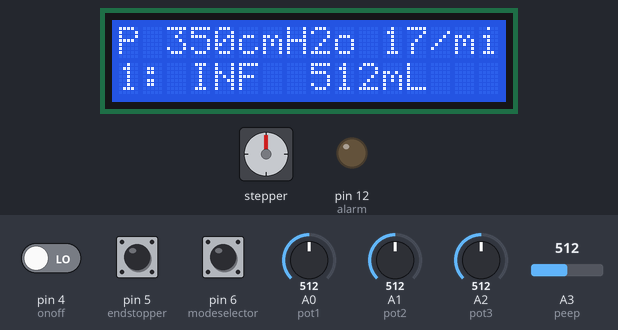
Recording of a sketch running on a simulated Arduino Uno, built with avr-gcc and run on an emulated ATmega328P. On the bench: stepper motor, 16×2 character LCD, output pins drawn as LEDs (lit = HIGH). Wiring (inferred from the names in the program): stepper motor driver (200 steps per turn assumed): step pin 3; direction pin 2. Dashed ring = blinking. Inputs (shaded band) come from the test bench; at power-on: pin 4 (onoff) LOW, pin 6 (modeselector) LOW, A3 (peep) = 512, pin 5 (endstopper) HIGH, A0 (pot1) = 512, A1 (pot2) = 512, A2 (pot3) = 512. Pins used as bus, display or sensor lines are not drawn; what the sketch prints to the serial monitor is not drawn.

Above: at 1.2 s.
1.3 s: pin 4 (onoff) driven HIGH
At 4.1 s:
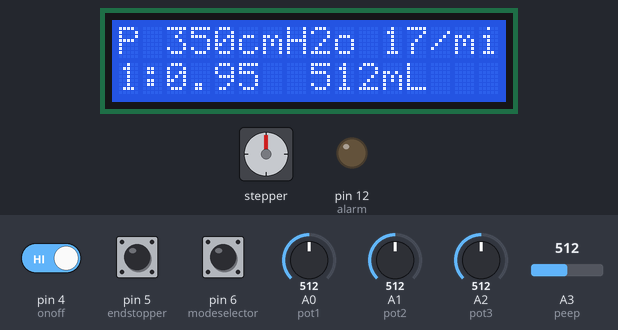
4.3 s: pin 6 (modeselector) pulled HIGH for 3.2 s
At 6.0 s:
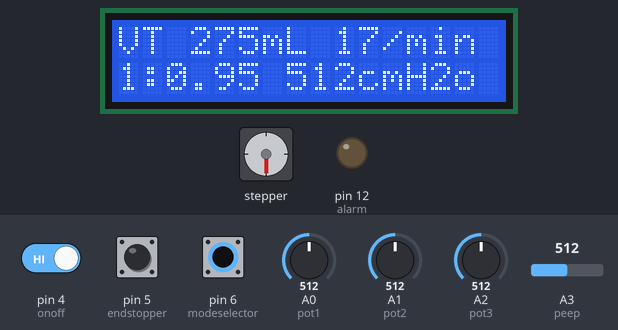
10.5 s: A3 (peep) set to 591
At 11.6 s:
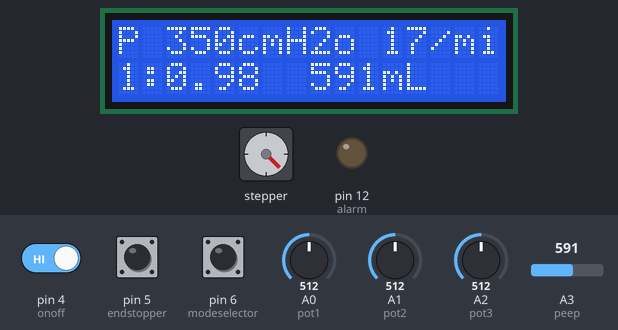
12.4 s: A3 (peep) set to 609
At 13.2 s:
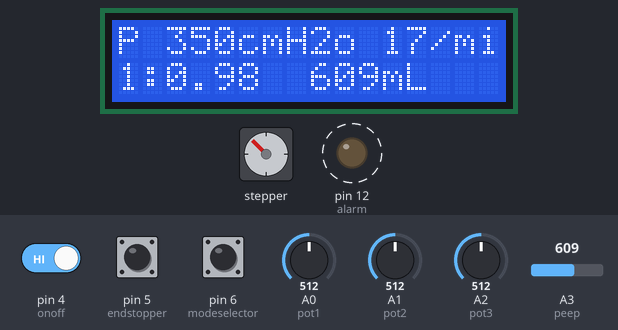
15.4 s: pin 5 (endstopper) pulled LOW for 3.2 s
At 19.1 s:
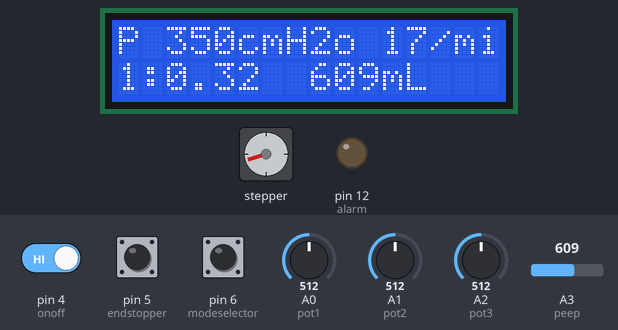
20.1 s: A0 (pot1) set to 30
At 22.3 s:
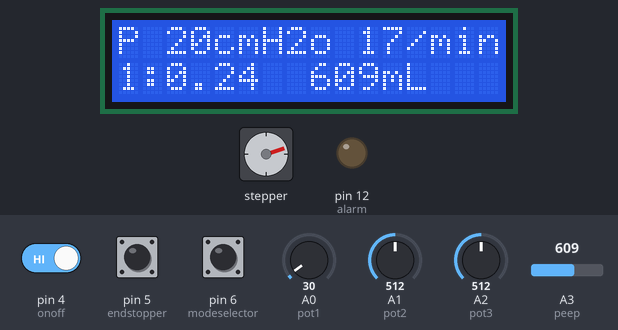
Timing chart, 0 to 24.1 s (numbered marks = the images above; inputs shaded):
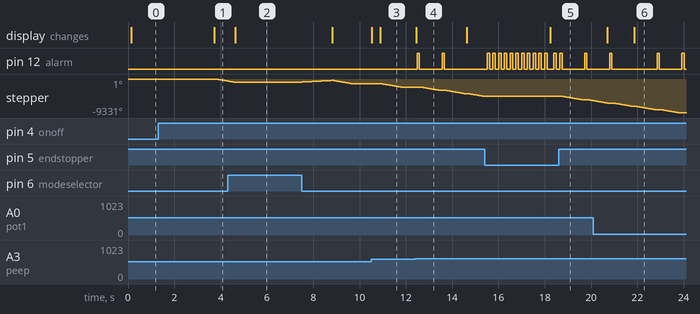

Measured:
- the behaviour switches between 599 and 600 on A3 (peep) (found by bisection; images 3 and 4)
- after the input at 1.3 s, stepper: turns 565° counter-clockwise in 0.52 s, starting after 2.5 s; the display: changes after 2.4 s (image 1)
- after the input at 4.3 s, the display: changes after 0.34 s (image 2)
- after the input at 10.5 s, the display: first changes at once (image 3 shows a later state)
- after the input at 12.4 s, pin 12 (alarm): alternates HIGH for 0.10 s and LOW for 0.98 s, starting after 0.08 s; the display: changes after 0.05 s (image 4)
- after the input at 15.4 s, the display: changes after 2.8 s (image 5)
- after the input at 20.1 s, the display: first changes after 0.61 s (image 6 shows a later state)

The sketch:

corovalve_v5.ino
```cpp
// LIBRARIES //
#define dirPin 2
#define stepPin 3
#include <LiquidCrystal_I2C.h>
LiquidCrystal_I2C lcd(0x27, 16, 2);

//DIGITALS//
const int endstopper = 5; // Pin del endstopper
const int onoff = 4; // Interruptor ON / OFF
const int modeselector = 6; // Pin del selector de modo Volumen / Presion
int modeselectorState = 0; // Estado del modo*
const float SensorOffset = 41.0;

//ANALOGS//
const int pot1 = A0;
const int pot2 = A1;
const int pot3 = A2;
int peep = A3;
//A4 - LCD Screen SDA
//A5 - LCD Screen SCL

int valuepot1 = 0; // Tidal Volume (Liters)
int valuepot2 = 0; // Breaths per minute
int valuepot3 = 0; // Speed


// PROTOTYPE ADJUSTS //
#define stepsPerRevolution 1  // change this to fit the number of steps per revolution

int distanciaPresionMax = 1000; // Distancia maxima en la ida por presion
int TresholdPeep = 20; // Treshold to activate peep

//             Valores de Retorno
int maxup = 100; //Max up the Z
int velRetorno = 800; // Velocidad de retorno del motor (menos es mas rapido)

int peep_min = 5; // Value of pressure min to PEEP procedure
int presure_max = 600; // Security value to stop pressing
float peepAdjustMin = 0;
float peepAdjustMax = 100;


// INITIAL VARIABLES  //
//Per volumen
int volumeMin = 50; //Initial air volume per cicle
int volumeMax = 500;
float actualVolume = 0;
//Per presure
int presureMin = 0; //Initial air volume per cicle
int presureMax = 700;
float actualPresure = 0;

int ciclesMin = 4; // MIN Cicles per minute
int ciclesMax = 30; // MAX Cicles per minute
float actualCicles = 0;

float speedMin = 5000; // MIN motor Speed (More is slower)
float speedMax = 300; // MAX motor Speed (Less is more fast)
float actualSpeed = 0;


float actualpeep = 0;
float valuepeep = 0;


int peepPresure = 10; // Variable to press the peep


// OTHERS //
// Buttons
String impresion = "";
const int alarm = 12;
int stateAlarm = 0;

int onoffState = 0;
int state = 5;
int stepCount = 0; // number of steps the motor has taken
int startState = 0; //Define the state, 1: start 0: stop to prepare the variables before starting
unsigned long currentMillis = 0;    // stores the value of millis() in each iteration of loop()
unsigned long lastMillis = 0;    // stores the value of millis() in each iteration of loop()
unsigned long ieMillisStart = 0;
unsigned long ieMillisEnd = 0;
float delaynow = 0;
int pressureValue = 0; // Keep the pressure value
int endstopperValue = 0;

float loops = 10;


void setup() {
  Serial.begin(9600);
  pinMode(stepPin, OUTPUT);
  pinMode(dirPin, OUTPUT);
  pinMode(endstopper, INPUT);
  pinMode(onoff, INPUT);
  pinMode(alarm, OUTPUT);
  pinMode(modeselector, INPUT);

  lcd.init();
  lcd.backlight();
  lcd.clear();

  currentMillis = millis();
  lastMillis = millis();
}

void loop() {

  checkVariables();
  checkPeep();
  if (stateAlarm == HIGH) {
    digitalWrite(alarm, HIGH);
    delay(100);
    digitalWrite(alarm, LOW);
    stateAlarm = 0;
  }

  currentMillis = millis();   // capture the latest value of millis()
  Serial.print("Estado: ");
  Serial.println(state);

  if (onoffState == HIGH) {
    if (state == 5) {
      state = 0; // Start
      Serial.println("Start");
    }
  } else {
    state = 5; // Stop
    Serial.println("Stop");
  }

  switch (state) {
    case 0: // Standby
      ////  WAIT FOR NEXT CYCLE  ////
      //delaynow = (60000/cicles)-(cicles*2*(speedServo*volume)); // REPASAR
      //Serial.println(currentMillis - lastMillis);

      if ( currentMillis - lastMillis >= (60000 / actualCicles)) {
        lastMillis = millis();
        if (modeselectorState == HIGH) {//Si esta selecionado el modo presion...
          state = 1; // Modo volumen
          Serial.println("Anar al modo VOlumen");
        } else {
          state = 4; // Modo presion
          Serial.println("Anar al modo presion");
        }

      } else {
        //Serial.println("Waiting");
        checkVariables();
        checkPeep();
        if (valuepeep <= TresholdPeep) {
          stateAlarm = 1;
          state = 3;
          break;
        } else if (valuepeep >= presure_max) {
          stateAlarm = 1;
          state = 2;
          break;
        }
        state = 0;
        break;
      }
      break;

    case 1: // MODO VOLUMEN
      Serial.println("Modo 1");
      ieMillisStart = millis();
      digitalWrite(dirPin, HIGH); // Set the spinning direction clockwise:
      for (int i = 0; i < ((stepsPerRevolution)*actualVolume) ; i++) {
        checkPeep();
        if (valuepeep >= presure_max) {
          state = 2;
          break;
        }
        // Move the motor
        digitalWrite(stepPin, HIGH);
        delayMicroseconds(actualSpeed);
        digitalWrite(stepPin, LOW);
        delayMicroseconds(actualSpeed);
      }
      ieMillisEnd = millis();
      state = 2;
      break;


    case 2: // Motor up+
      //for (int i = 0; (i < actualVolume) && (endstopperValue == LOW)); i++) {
      checkVariables();
      Serial.println("State 2");
      digitalWrite(dirPin, LOW);

      for (int j = 0; j < maxup; j++) { //Numero de veces que revisas las variables mientras corre el motor
        checkPeep();
        Serial.println("Punt 1");
        if (valuepeep <= TresholdPeep) {
          Serial.println("Punt 2");
          state = 3;
          break;
        }
        endstopperValue = digitalRead(endstopper);
        if (endstopperValue == 0) { // Para si toca el stopper
          Serial.println("Punt 3");
          state = 0;
          break;
        }
        for (int i = 0; i < 5; i++) {

          digitalWrite(stepPin, HIGH);
          delayMicroseconds(velRetorno);
          digitalWrite(stepPin, LOW);
          delayMicroseconds(velRetorno);
        }
      }
      Serial.println("Punt 5");
      state = 0;
      break;

    case 3: // PEEP
      Serial.print("PEEP MODE");
      digitalWrite(dirPin, HIGH); // Set the spinning direction clockwise:

      for (int i = 0; i < ((stepsPerRevolution) * 50) ; i++) { //Divides el Stepsperrevolution por la J que son las veces que quieres revisar las variables.
        // Move the motor
        digitalWrite(stepPin, HIGH);
        delayMicroseconds(actualSpeed);
        digitalWrite(stepPin, LOW);
        delayMicroseconds(actualSpeed);
      }
      state = 2;
      break;

    case 4: // MODO PRESION

      digitalWrite(dirPin, HIGH); // Set the spinning direction clockwise:
      Serial.print("State 4");
      for (int i = 0; i < (distanciaPresionMax) ; i++) {
        checkPeep();
        if (valuepeep >= actualPresure) {
          state = 2;
          break;
        }
        for (int i = 0; i < ((stepsPerRevolution)*peepPresure) ; i++) { //Divides el Stepsperrevolution por la J que son las veces que quieres revisar las variables.
          // Move the motor
          digitalWrite(stepPin, HIGH);
          delayMicroseconds(actualSpeed);
          digitalWrite(stepPin, LOW);
          delayMicroseconds(actualSpeed);
        }
      }

      ieMillisEnd = millis();
      state = 2;
      break;

    case 5:
      delay(5);
      break;
  }
}

void checkVariables() {

  modeselectorState  = digitalRead(modeselector);
  onoffState  = digitalRead(onoff);

  //Serial.print(" Onoff: ");
  //Serial.println(onoffState);

  // Read the value of 3 parameters
  valuepot1 = analogRead(pot1); // Volumen - Presion
  valuepot2 = analogRead(pot2); // Ciclos
  valuepot3 = analogRead(pot3); // Velocidad
  endstopperValue = digitalRead(endstopper);

  actualVolume = map(valuepot1, 0, 1024, volumeMin, volumeMax);
  actualPresure = map(valuepot1, 0, 1024, presureMin, presureMax);

  actualCicles = map(valuepot2, 0, 1024, ciclesMin, ciclesMax);
  actualSpeed = map(valuepot3, 0, 1024, speedMin, speedMax);

  lcd.setCursor(0, 0);

  float ieMillisRatio = (60000 / actualCicles) / (ieMillisEnd - ieMillisStart);

  //Serial.print("IE Ratio:");
  //Serial.println(ieMillisRatio);

  if (modeselectorState == HIGH) { //Si esta selecionado el modo presion
    impresion = ("VT " + String((int)actualVolume) + "mL "  +  String((int) actualCicles) + "/min   ");
  } else {
    impresion = ("P " + String((int)actualPresure) + "cmH2o "  +  String((int) actualCicles) + "/min   ");
  }

  //Serial.print(impresion);
  lcd.print(impresion);
  lcd.setCursor (0, 1);


  if (modeselectorState == HIGH) {//Si esta selecionado el modo presion
    impresion = ("1:" + String(ieMillisRatio) + " " + String((int)actualpeep) + "cmH2o  ");
  } else {
    impresion = ("1:" + String(ieMillisRatio) + "  " + String((int)actualpeep) + "mL   ");
  }

  //Serial.print(impresion);
  lcd.print(impresion);
  lcd.display();

  // Serial.print("  Endstopper: ");
  // Serial.print(endstopperValue);

}

void checkPeep() {
  valuepeep = analogRead(peep);
  //Serial.print(" Peep: ");
  // Serial.println(valuepeep);

  ///   //actualpeep = (valuepeep - SensorOffset - 512.0) / 10.0;
  actualpeep =  valuepeep;
  //valuepeep = 45;

}
//actualpeep = map(valuepeep, 0, 1000, peepAdjustMin, peepAdjustMax);
```
